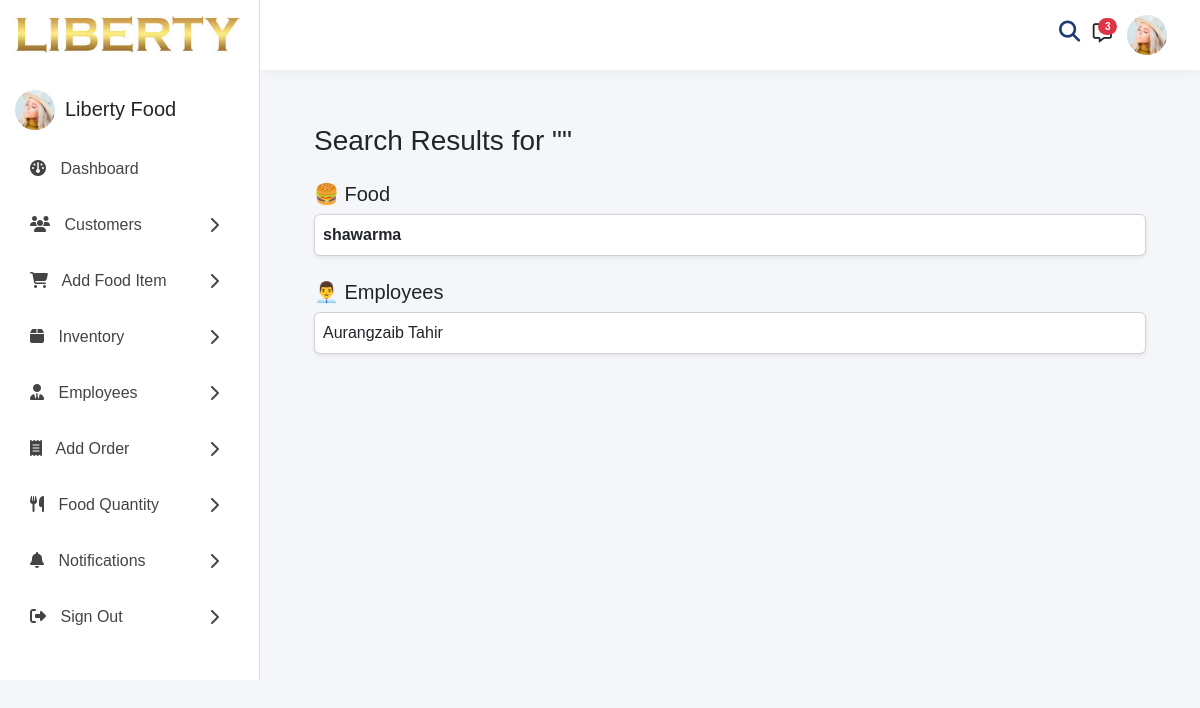
The page /search/ on the database as committed earlier.
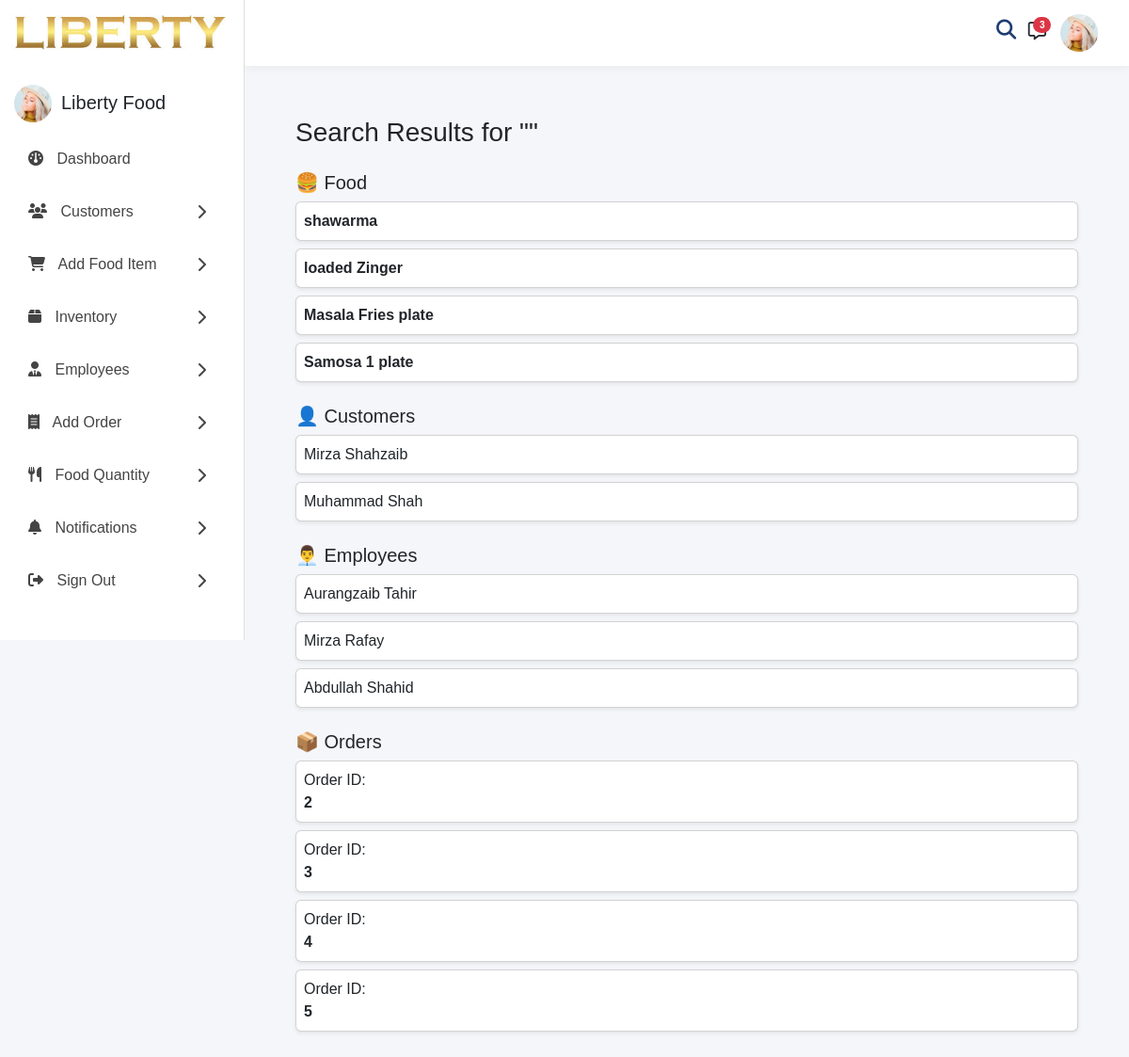
The same page on the database as committed later.
### core_app/models.py (models this page shows, shortened)
class FoodItem(models.Model):
    name = models.CharField(max_length=100)
    description = models.TextField()
    price = models.DecimalField(max_digits=8, decimal_places=2, blank=True)
    category = models.ForeignKey(Category, on_delete=models.CASCADE)
    dealer = models.ForeignKey(Dealer, on_delete=models.SET_NULL, null=True, blank=True)
    image = models.ImageField(upload_to="food_images/", null=True, blank=True)
    quantity = models.PositiveIntegerField(default=0)
    created_at = models.DateTimeField(auto_now_add=True)
    total_sold = models.PositiveIntegerField(default=0)

class Order(models.Model):
    status = models.CharField(max_length=20, choices=STATUS_CHOICES, default="Pending")
    customer = models.ForeignKey(Customer, on_delete=models.CASCADE)
    order_date = models.DateTimeField(auto_now_add=True)

### people_app/models.py (models this page shows, shortened)
class Employee(models.Model):
    first_name = models.CharField(max_length=50)
    last_name = models.CharField(max_length=50)
    position = models.CharField(max_length=100)
    join_date = models.DateField()
    is_active = models.BooleanField(default=True)
    base_salary = models.DecimalField(max_digits=10, decimal_places=2, default=0)

class Customer(models.Model):
    user = models.OneToOneField(settings.AUTH_USER_MODEL, on_delete=models.CASCADE, null=True, blank=True)
    name = models.CharField(max_length=100)
    address = models.TextField()
    phone = models.CharField(max_length=20, null=True, blank=True)

### core_app/views.py (the view)
# urls.py: path('search/', views.global_search, name='global_search'),
def global_search(request):
    q = request.GET.get("q", "")
    return render(request, "search_results.html", {
        "query": q,
        "food": FoodItem.objects.filter(name__icontains=q),
        "customers": Customer.objects.filter(name__icontains=q),
        "employees": Employee.objects.filter(first_name__icontains=q),
        "orders": Order.objects.filter(id__icontains=q),
})

### templates/search_results.html (shortened to what this page needs)
{% extends 'base.html' %}
{% block content %}
<div class="content-wrapper p-4">
    <h3 class="mb-4">Search Results for "{{ query }}"</h3>
    {% if food %}
    <div class="mb-4">
        <h5>🍔 Food</h5>
        {% for item in food %}
        <div class="card p-2 mb-2 shadow-sm">
            <strong>{{ item.name }}</strong>
        </div>
        {% endfor %}
    </div>
    {% endif %}
    {% if customers %}
    <div class="mb-4">
        <h5>👤 Customers</h5>
        {% for c in customers %}
        <div class="card p-2 mb-2 shadow-sm">
            {{ c.name }}
        </div>
        {% endfor %}
    </div>
    {% endif %}
    {% if employees %}
    <div class="mb-4">
        <h5>👨‍💼 Employees</h5>
        {% for e in employees %}
        <div class="card p-2 mb-2 shadow-sm">
            {{ e.first_name }} {{ e.last_name }}
        </div>
        {% endfor %}
    </div>
    {% endif %}
    {% if orders %}
    <div class="mb-4">
        <h5>📦 Orders</h5>
        {% for o in orders %}
        <div class="card p-2 mb-2 shadow-sm">
            Order ID: <strong>{{ o.id }}</strong>
        </div>
        {% endfor %}
    </div>
    {% endif %}
</div>
{% endblock %}

Rows that differ between the two databases and show on the page:
added FoodItem: name "loaded Zinger"
added FoodItem: name "Masala Fries plate"
added FoodItem: name "Samosa 1 plate"
added Customer: name "Mirza Shahzaib"
added Customer: name "Muhammad Shah"
added Employee: first_name "Mirza", last_name "Rafay"
added Employee: first_name "Abdullah", last_name "Shahid"
added Order: id "2"
added Order: id "3"
added Order: id "4"
added Order: id "5"
Other text that changed with them:
text now shown: "👤 Customers 📦 Orders"
